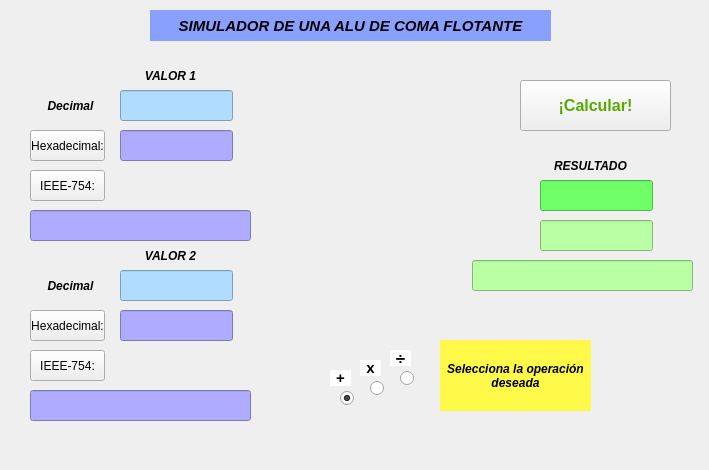
<?xml version="1.0" encoding="UTF-8"?>
<ui version="4.0">
 <class>MainWindow</class>
 <widget class="QMainWindow" name="MainWindow">
  <property name="geometry">
   <rect>
    <x>0</x>
    <y>0</y>
    <width>709</width>
    <height>470</height>
   </rect>
  </property>
  <property name="windowTitle">
   <string>MainWindow</string>
  </property>
  <widget class="QWidget" name="centralWidget">
   <widget class="QLabel" name="aluImage">
    <property name="geometry">
     <rect>
      <x>280</x>
      <y>70</y>
      <width>171</width>
      <height>291</height>
     </rect>
    </property>
    <property name="text">
     <string/>
    </property>
    <property name="pixmap">
     <pixmap resource="images.qrc">:/imagenes/alu.png</pixmap>
    </property>
    <property name="scaledContents">
     <bool>true</bool>
    </property>
    <property name="wordWrap">
     <bool>false</bool>
    </property>
   </widget>
   <widget class="QLabel" name="lblValor1">
    <property name="geometry">
     <rect>
      <x>140</x>
      <y>60</y>
      <width>61</width>
      <height>31</height>
     </rect>
    </property>
    <property name="font">
     <font>
      <weight>75</weight>
      <italic>true</italic>
      <bold>true</bold>
     </font>
    </property>
    <property name="text">
     <string>VALOR 1</string>
    </property>
    <property name="alignment">
     <set>Qt::AlignCenter</set>
    </property>
   </widget>
   <widget class="QLineEdit" name="valor1Dec">
    <property name="geometry">
     <rect>
      <x>120</x>
      <y>90</y>
      <width>113</width>
      <height>31</height>
     </rect>
    </property>
    <property name="styleSheet">
     <string notr="true">background-color: rgb(176, 221, 255);</string>
    </property>
    <property name="alignment">
     <set>Qt::AlignCenter</set>
    </property>
   </widget>
   <widget class="QLineEdit" name="valor1Hex">
    <property name="geometry">
     <rect>
      <x>120</x>
      <y>130</y>
      <width>113</width>
      <height>31</height>
     </rect>
    </property>
    <property name="styleSheet">
     <string notr="true">background-color: rgb(175, 172, 255);</string>
    </property>
    <property name="alignment">
     <set>Qt::AlignCenter</set>
    </property>
    <property name="readOnly">
     <bool>true</bool>
    </property>
   </widget>
   <widget class="QLineEdit" name="valor2Hex">
    <property name="geometry">
     <rect>
      <x>120</x>
      <y>310</y>
      <width>113</width>
      <height>31</height>
     </rect>
    </property>
    <property name="styleSheet">
     <string notr="true">background-color: rgb(175, 172, 255);</string>
    </property>
    <property name="alignment">
     <set>Qt::AlignCenter</set>
    </property>
    <property name="readOnly">
     <bool>true</bool>
    </property>
   </widget>
   <widget class="QLineEdit" name="valor2Dec">
    <property name="geometry">
     <rect>
      <x>120</x>
      <y>270</y>
      <width>113</width>
      <height>31</height>
     </rect>
    </property>
    <property name="styleSheet">
     <string notr="true">background-color: rgb(176, 221, 255);</string>
    </property>
    <property name="alignment">
     <set>Qt::AlignCenter</set>
    </property>
   </widget>
   <widget class="QLineEdit" name="resultDec">
    <property name="geometry">
     <rect>
      <x>540</x>
      <y>180</y>
      <width>113</width>
      <height>31</height>
     </rect>
    </property>
    <property name="styleSheet">
     <string notr="true">background-color: rgb(111, 255, 103);</string>
    </property>
    <property name="alignment">
     <set>Qt::AlignCenter</set>
    </property>
    <property name="readOnly">
     <bool>true</bool>
    </property>
   </widget>
   <widget class="QLineEdit" name="resultHex">
    <property name="geometry">
     <rect>
      <x>540</x>
      <y>220</y>
      <width>113</width>
      <height>31</height>
     </rect>
    </property>
    <property name="styleSheet">
     <string notr="true">background-color: rgb(185, 255, 164);</string>
    </property>
    <property name="alignment">
     <set>Qt::AlignCenter</set>
    </property>
    <property name="readOnly">
     <bool>true</bool>
    </property>
   </widget>
   <widget class="QLabel" name="lablValor2">
    <property name="geometry">
     <rect>
      <x>140</x>
      <y>240</y>
      <width>61</width>
      <height>31</height>
     </rect>
    </property>
    <property name="font">
     <font>
      <weight>75</weight>
      <italic>true</italic>
      <bold>true</bold>
     </font>
    </property>
    <property name="text">
     <string>VALOR 2</string>
    </property>
    <property name="alignment">
     <set>Qt::AlignCenter</set>
    </property>
   </widget>
   <widget class="QLabel" name="label_6">
    <property name="geometry">
     <rect>
      <x>550</x>
      <y>150</y>
      <width>81</width>
      <height>31</height>
     </rect>
    </property>
    <property name="font">
     <font>
      <weight>75</weight>
      <italic>true</italic>
      <bold>true</bold>
     </font>
    </property>
    <property name="text">
     <string>RESULTADO</string>
    </property>
    <property name="alignment">
     <set>Qt::AlignCenter</set>
    </property>
   </widget>
   <widget class="QLabel" name="label_7">
    <property name="geometry">
     <rect>
      <x>230</x>
      <y>100</y>
      <width>71</width>
      <height>41</height>
     </rect>
    </property>
    <property name="text">
     <string/>
    </property>
    <property name="pixmap">
     <pixmap resource="flecha.qrc">:/imagenes/long-arrow-right.png</pixmap>
    </property>
    <property name="scaledContents">
     <bool>true</bool>
    </property>
    <property name="alignment">
     <set>Qt::AlignCenter</set>
    </property>
   </widget>
   <widget class="QLabel" name="label_8">
    <property name="geometry">
     <rect>
      <x>230</x>
      <y>280</y>
      <width>71</width>
      <height>41</height>
     </rect>
    </property>
    <property name="text">
     <string/>
    </property>
    <property name="pixmap">
     <pixmap resource="flecha.qrc">:/imagenes/long-arrow-right.png</pixmap>
    </property>
    <property name="scaledContents">
     <bool>true</bool>
    </property>
    <property name="alignment">
     <set>Qt::AlignCenter</set>
    </property>
   </widget>
   <widget class="QLabel" name="label_9">
    <property name="geometry">
     <rect>
      <x>430</x>
      <y>170</y>
      <width>111</width>
      <height>91</height>
     </rect>
    </property>
    <property name="text">
     <string/>
    </property>
    <property name="pixmap">
     <pixmap resource="flecha.qrc">:/imagenes/long-arrow-right.png</pixmap>
    </property>
    <property name="scaledContents">
     <bool>true</bool>
    </property>
    <property name="alignment">
     <set>Qt::AlignCenter</set>
    </property>
   </widget>
   <widget class="QLabel" name="labelSum">
    <property name="geometry">
     <rect>
      <x>300</x>
      <y>310</y>
      <width>91</width>
      <height>101</height>
     </rect>
    </property>
    <property name="text">
     <string/>
    </property>
    <property name="pixmap">
     <pixmap resource="barravertical.qrc">:/imagenes/black-line-transparent-background-1.png</pixmap>
    </property>
    <property name="scaledContents">
     <bool>true</bool>
    </property>
   </widget>
   <widget class="QLabel" name="labelMult">
    <property name="geometry">
     <rect>
      <x>330</x>
      <y>290</y>
      <width>91</width>
      <height>119</height>
     </rect>
    </property>
    <property name="text">
     <string/>
    </property>
    <property name="pixmap">
     <pixmap resource="barravertical.qrc">:/imagenes/black-line-transparent-background-1.png</pixmap>
    </property>
    <property name="scaledContents">
     <bool>true</bool>
    </property>
   </widget>
   <widget class="QLabel" name="labelDiv">
    <property name="geometry">
     <rect>
      <x>360</x>
      <y>280</y>
      <width>91</width>
      <height>119</height>
     </rect>
    </property>
    <property name="text">
     <string/>
    </property>
    <property name="pixmap">
     <pixmap resource="barravertical.qrc">:/imagenes/black-line-transparent-background-1.png</pixmap>
    </property>
    <property name="scaledContents">
     <bool>true</bool>
    </property>
   </widget>
   <widget class="QLabel" name="labelSum2">
    <property name="geometry">
     <rect>
      <x>330</x>
      <y>370</y>
      <width>21</width>
      <height>16</height>
     </rect>
    </property>
    <property name="font">
     <font>
      <pointsize>11</pointsize>
      <weight>75</weight>
      <bold>true</bold>
     </font>
    </property>
    <property name="styleSheet">
     <string notr="true">background-color: rgb(255, 255, 255);</string>
    </property>
    <property name="text">
     <string>+</string>
    </property>
    <property name="alignment">
     <set>Qt::AlignCenter</set>
    </property>
   </widget>
   <widget class="QLabel" name="labelMult2">
    <property name="geometry">
     <rect>
      <x>360</x>
      <y>360</y>
      <width>21</width>
      <height>16</height>
     </rect>
    </property>
    <property name="font">
     <font>
      <pointsize>11</pointsize>
      <weight>75</weight>
      <bold>true</bold>
     </font>
    </property>
    <property name="styleSheet">
     <string notr="true">background-color: rgb(255, 255, 255);</string>
    </property>
    <property name="text">
     <string>x</string>
    </property>
    <property name="alignment">
     <set>Qt::AlignCenter</set>
    </property>
   </widget>
   <widget class="QLabel" name="labelDiv2">
    <property name="geometry">
     <rect>
      <x>390</x>
      <y>350</y>
      <width>21</width>
      <height>16</height>
     </rect>
    </property>
    <property name="font">
     <font>
      <pointsize>13</pointsize>
      <weight>75</weight>
      <bold>true</bold>
     </font>
    </property>
    <property name="styleSheet">
     <string notr="true">background-color: rgb(255, 255, 255);</string>
    </property>
    <property name="text">
     <string>÷</string>
    </property>
    <property name="alignment">
     <set>Qt::AlignCenter</set>
    </property>
   </widget>
   <widget class="QRadioButton" name="rBSum">
    <property name="geometry">
     <rect>
      <x>340</x>
      <y>390</y>
      <width>82</width>
      <height>17</height>
     </rect>
    </property>
    <property name="text">
     <string/>
    </property>
    <property name="checked">
     <bool>true</bool>
    </property>
    <attribute name="buttonGroup">
     <string notr="true">operaciones</string>
    </attribute>
   </widget>
   <widget class="QRadioButton" name="rBPro">
    <property name="geometry">
     <rect>
      <x>370</x>
      <y>380</y>
      <width>82</width>
      <height>17</height>
     </rect>
    </property>
    <property name="text">
     <string/>
    </property>
    <attribute name="buttonGroup">
     <string notr="true">operaciones</string>
    </attribute>
   </widget>
   <widget class="QRadioButton" name="rBDiv">
    <property name="geometry">
     <rect>
      <x>400</x>
      <y>370</y>
      <width>82</width>
      <height>17</height>
     </rect>
    </property>
    <property name="text">
     <string/>
    </property>
    <attribute name="buttonGroup">
     <string notr="true">operaciones</string>
    </attribute>
   </widget>
   <widget class="QLabel" name="titulo">
    <property name="geometry">
     <rect>
      <x>150</x>
      <y>10</y>
      <width>401</width>
      <height>31</height>
     </rect>
    </property>
    <property name="font">
     <font>
      <pointsize>11</pointsize>
      <weight>75</weight>
      <italic>true</italic>
      <bold>true</bold>
     </font>
    </property>
    <property name="styleSheet">
     <string notr="true">background-color: rgb(138, 160, 255);</string>
    </property>
    <property name="text">
     <string>SIMULADOR DE UNA ALU DE COMA FLOTANTE</string>
    </property>
    <property name="alignment">
     <set>Qt::AlignCenter</set>
    </property>
   </widget>
   <widget class="QPushButton" name="bCalcula">
    <property name="geometry">
     <rect>
      <x>520</x>
      <y>80</y>
      <width>151</width>
      <height>51</height>
     </rect>
    </property>
    <property name="font">
     <font>
      <pointsize>12</pointsize>
      <weight>75</weight>
      <bold>true</bold>
     </font>
    </property>
    <property name="styleSheet">
     <string notr="true">color: rgb(85, 170, 0);</string>
    </property>
    <property name="text">
     <string>¡Calcular!</string>
    </property>
   </widget>
   <widget class="QPushButton" name="enHex1">
    <property name="geometry">
     <rect>
      <x>30</x>
      <y>130</y>
      <width>75</width>
      <height>31</height>
     </rect>
    </property>
    <property name="text">
     <string>Hexadecimal:</string>
    </property>
   </widget>
   <widget class="QPushButton" name="enHex2">
    <property name="geometry">
     <rect>
      <x>30</x>
      <y>310</y>
      <width>75</width>
      <height>31</height>
     </rect>
    </property>
    <property name="text">
     <string>Hexadecimal:</string>
    </property>
   </widget>
   <widget class="QLabel" name="titulo_2">
    <property name="geometry">
     <rect>
      <x>440</x>
      <y>340</y>
      <width>151</width>
      <height>71</height>
     </rect>
    </property>
    <property name="font">
     <font>
      <pointsize>9</pointsize>
      <weight>75</weight>
      <italic>true</italic>
      <bold>true</bold>
     </font>
    </property>
    <property name="styleSheet">
     <string notr="true">background-color: rgb(153, 255, 106);
background-color: rgb(255, 249, 74);</string>
    </property>
    <property name="text">
     <string>Selecciona la operación deseada</string>
    </property>
    <property name="alignment">
     <set>Qt::AlignCenter</set>
    </property>
    <property name="wordWrap">
     <bool>true</bool>
    </property>
   </widget>
   <widget class="QLabel" name="lblHexa_2">
    <property name="geometry">
     <rect>
      <x>30</x>
      <y>90</y>
      <width>81</width>
      <height>31</height>
     </rect>
    </property>
    <property name="font">
     <font>
      <weight>75</weight>
      <italic>true</italic>
      <bold>true</bold>
     </font>
    </property>
    <property name="text">
     <string>Decimal</string>
    </property>
    <property name="alignment">
     <set>Qt::AlignCenter</set>
    </property>
   </widget>
   <widget class="QLabel" name="lblHexa_3">
    <property name="geometry">
     <rect>
      <x>30</x>
      <y>270</y>
      <width>81</width>
      <height>31</height>
     </rect>
    </property>
    <property name="font">
     <font>
      <weight>75</weight>
      <italic>true</italic>
      <bold>true</bold>
     </font>
    </property>
    <property name="text">
     <string>Decimal</string>
    </property>
    <property name="alignment">
     <set>Qt::AlignCenter</set>
    </property>
   </widget>
   <widget class="QLineEdit" name="valor1IEEE754">
    <property name="geometry">
     <rect>
      <x>30</x>
      <y>210</y>
      <width>221</width>
      <height>31</height>
     </rect>
    </property>
    <property name="styleSheet">
     <string notr="true">background-color: rgb(175, 172, 255);</string>
    </property>
    <property name="alignment">
     <set>Qt::AlignCenter</set>
    </property>
    <property name="readOnly">
     <bool>true</bool>
    </property>
   </widget>
   <widget class="QLineEdit" name="valor2IEEE754">
    <property name="geometry">
     <rect>
      <x>30</x>
      <y>390</y>
      <width>221</width>
      <height>31</height>
     </rect>
    </property>
    <property name="styleSheet">
     <string notr="true">background-color: rgb(175, 172, 255);</string>
    </property>
    <property name="alignment">
     <set>Qt::AlignCenter</set>
    </property>
    <property name="readOnly">
     <bool>true</bool>
    </property>
   </widget>
   <widget class="QPushButton" name="enIEEE754_1">
    <property name="geometry">
     <rect>
      <x>30</x>
      <y>170</y>
      <width>75</width>
      <height>31</height>
     </rect>
    </property>
    <property name="text">
     <string>IEEE-754:</string>
    </property>
   </widget>
   <widget class="QPushButton" name="enIEEE754_2">
    <property name="geometry">
     <rect>
      <x>30</x>
      <y>350</y>
      <width>75</width>
      <height>31</height>
     </rect>
    </property>
    <property name="text">
     <string>IEEE-754:</string>
    </property>
   </widget>
   <widget class="QLineEdit" name="resultIEEE754">
    <property name="geometry">
     <rect>
      <x>472</x>
      <y>260</y>
      <width>221</width>
      <height>31</height>
     </rect>
    </property>
    <property name="styleSheet">
     <string notr="true">background-color: rgb(185, 255, 164);</string>
    </property>
    <property name="alignment">
     <set>Qt::AlignCenter</set>
    </property>
    <property name="readOnly">
     <bool>true</bool>
    </property>
   </widget>
  </widget>
  <widget class="QMenuBar" name="menuBar">
   <property name="geometry">
    <rect>
     <x>0</x>
     <y>0</y>
     <width>709</width>
     <height>21</height>
    </rect>
   </property>
  </widget>
 </widget>
 <layoutdefault spacing="6" margin="11"/>
 <resources>
  <include location="images.qrc"/>
  <include location="flecha.qrc"/>
  <include location="barravertical.qrc"/>
 </resources>
 <connections/>
 <buttongroups>
  <buttongroup name="operaciones"/>
 </buttongroups>
</ui>
